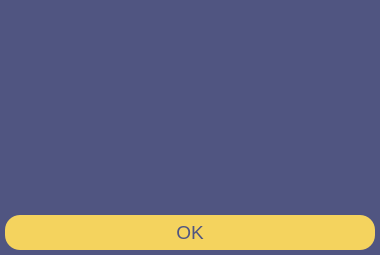
<?xml version="1.0" encoding="UTF-8"?>
<ui version="4.0">
 <class>Dialog</class>
 <widget class="QDialog" name="Dialog">
  <property name="geometry">
   <rect>
    <x>0</x>
    <y>0</y>
    <width>380</width>
    <height>255</height>
   </rect>
  </property>
  <property name="windowTitle">
   <string>Dialog</string>
  </property>
  <property name="styleSheet">
   <string notr="true">QDialog{
	background-color: #505581;
}

QTextBrowser{
	background-color: #505581;
	color: white;
	border: 0;
}

QPushButton{
	border-radius: 15px;
	background-color: #F4D35E;
	color: #505581;
}
QPushButton:hover{
	background-color: rgb(244, 187, 95);
}</string>
  </property>
  <layout class="QVBoxLayout" name="verticalLayout">
   <property name="spacing">
    <number>10</number>
   </property>
   <property name="leftMargin">
    <number>5</number>
   </property>
   <property name="topMargin">
    <number>5</number>
   </property>
   <property name="rightMargin">
    <number>5</number>
   </property>
   <property name="bottomMargin">
    <number>5</number>
   </property>
   <item>
    <widget class="QTextBrowser" name="textBrowser">
     <property name="font">
      <font>
       <pointsize>16</pointsize>
      </font>
     </property>
    </widget>
   </item>
   <item>
    <widget class="QPushButton" name="ok_pushButton">
     <property name="sizePolicy">
      <sizepolicy hsizetype="Preferred" vsizetype="Fixed">
       <horstretch>0</horstretch>
       <verstretch>0</verstretch>
      </sizepolicy>
     </property>
     <property name="minimumSize">
      <size>
       <width>0</width>
       <height>35</height>
      </size>
     </property>
     <property name="font">
      <font>
       <pointsize>14</pointsize>
      </font>
     </property>
     <property name="cursor">
      <cursorShape>PointingHandCursor</cursorShape>
     </property>
     <property name="text">
      <string>OK</string>
     </property>
    </widget>
   </item>
  </layout>
 </widget>
 <resources/>
 <connections/>
</ui>
